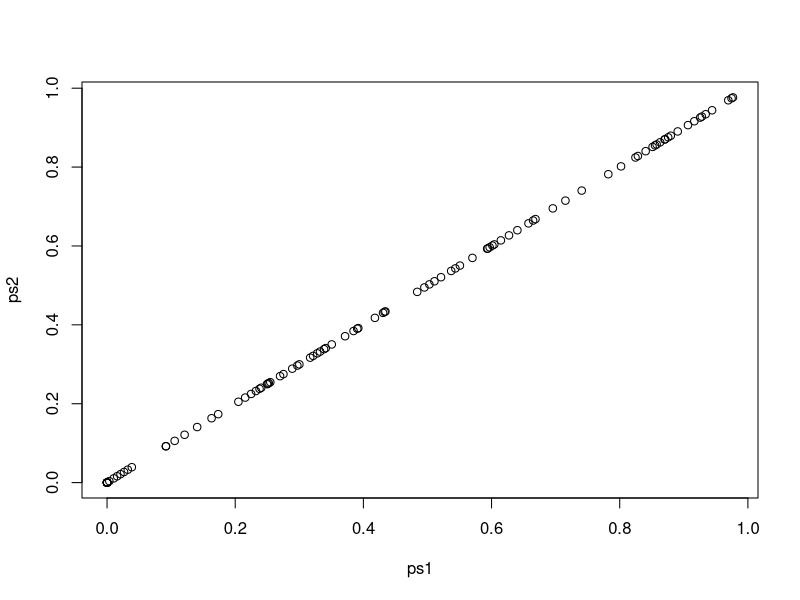
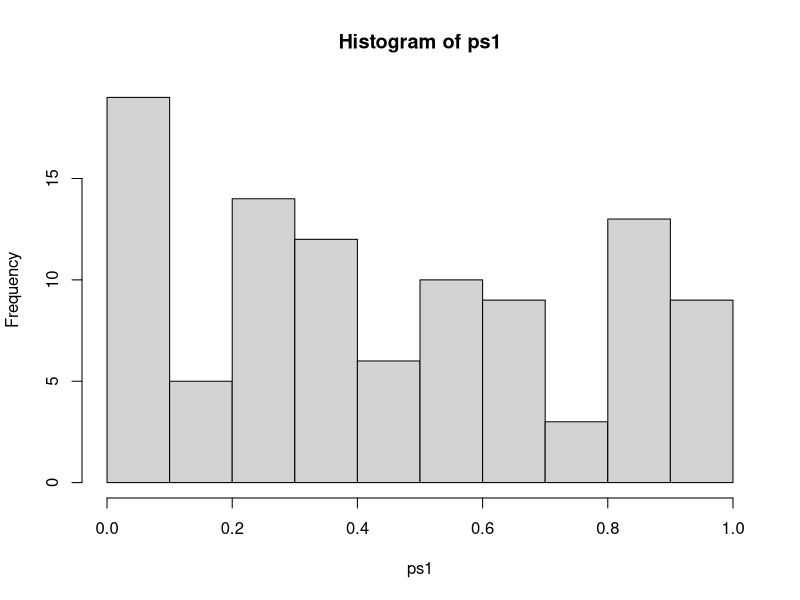

Reproduce these figures in R, in order.
# simple lm vs logistic regression
y = rbinom(1000,1,0.8)
x = matrix(rnorm(length(y)*100),nrow=length(y))
for(j in 1:10){
  x[,j] = x[,j] + y*2
}

ps1 = c();ps2 = c()
for(j in 1:ncol(x)){
  currx = x[,j]
  l1 = summary(lm(y~currx))
  ps1[j] = l1$coefficients[2,4]
  l2 = summary(glm(y~currx,family=binomial(link='logit')))
  ps2[j] = l2$coefficients[2,4]
}
plot(ps1,ps2)
hist(ps1)
